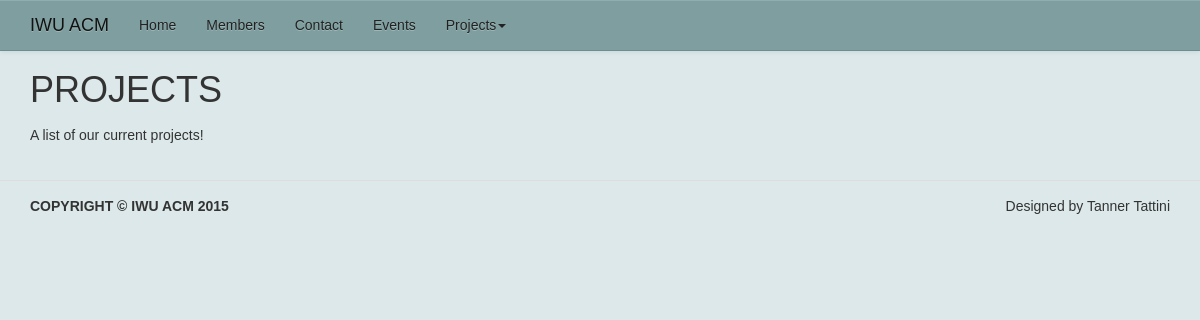
The page /project.php on the database as committed earlier.
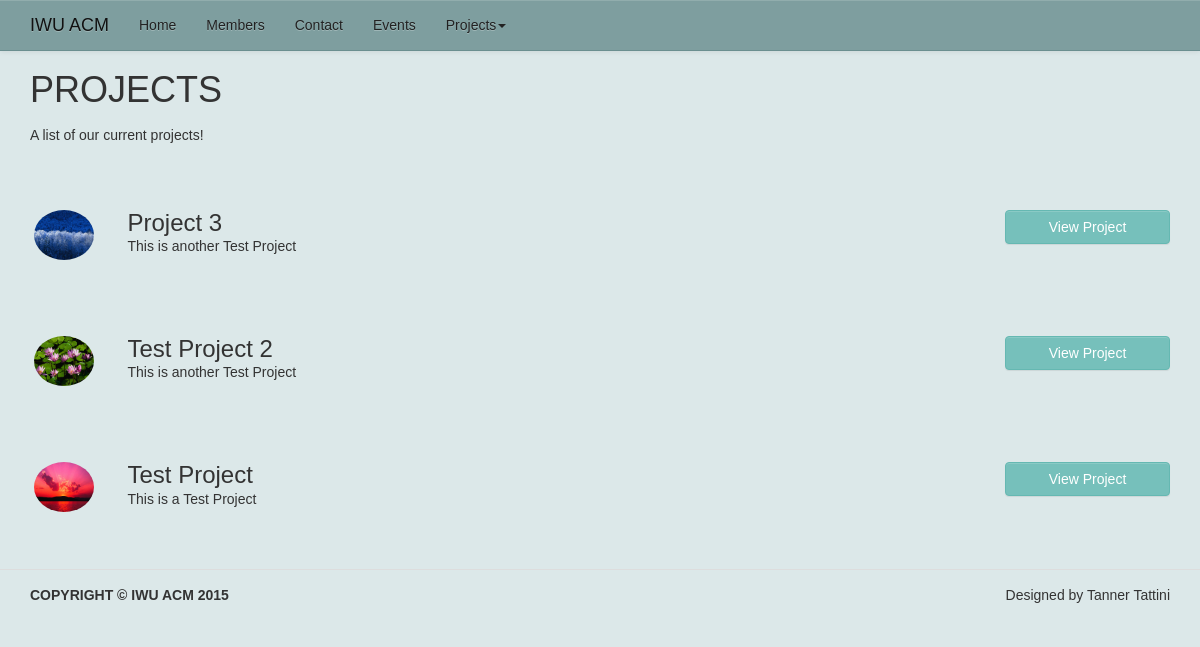
The same page on the database as committed later.
### tables this page shows
CREATE TABLE IF NOT EXISTS `projectname` (
  `id` int(11) NOT NULL AUTO_INCREMENT,
  `name` varchar(50) NOT NULL,
  `des` varchar(500) NOT NULL,
  PRIMARY KEY (`id`)
);

CREATE TABLE IF NOT EXISTS `photo` (
  `no` int(11) NOT NULL AUTO_INCREMENT,
  `id` int(11) NOT NULL,
  `link` varchar(300) NOT NULL,
  PRIMARY KEY (`no`)
);

### project.php (the view, shortened to what this page needs)
<?php
  require 'template/header.php';
  ?>
 <div class="container">
    <div class="row" style="margin-bottom: 20px; padding-bottom: 5px; border: none;">
        <div class="col-md-12">
        <h1>Projects</h1>
        <p>A list of our current projects!</p>
        </div>
    </div>
  <?php
  $query = "select p.*,ph.link from `projectname` as p left join photo as ph on  ph.id=p.id order by p.id desc";
		$result = mysql_query($query);
		if($result){
			while($row = mysql_fetch_assoc($result)){
					$id =  $row['id'];
					$n =  $row['name'];
					$link =  $row['link'];
					$description = $row['des'];
					echo "<div class='project row'>
        				  <div class='col-md-1'><center><img src=".$link." class='img-circle'></center></div>
							 <div class='col-md-9'><h3> ".$n." </h3> <p> ".$description." </p> </div>
							  <div class='col-md-2'><a style='width:100%;' type='button' class='btn btn-default' href='projects.php?id=".$id."' role='button'>View Project</a> </div>
						</div>
					";
				}
			}
?>
</div>
<?php
  require 'template/footer.php';
?>

### template/header.php (shortened to what this page needs)
<!doctype html>
<html>
  <head>
   <link rel="stylesheet" href="https://maxcdn.bootstrapcdn.com/bootstrap/3.3.1/css/bootstrap.min.css">
	<link rel="stylesheet" href="https://maxcdn.bootstrapcdn.com/bootstrap/3.3.1/css/bootstrap-theme.min.css">
    <link href="css/style.css" rel="stylesheet">
   <link href="css/carousel.css" rel="stylesheet">
  </head>
  <body>
    <div class="navbar navbar-default navbar-static-top" role="navigation">
      <div class="container">
        <div class="navbar-header">
          <a class="navbar-brand" href="index.php">IWU ACM</a>
        </div>
        <div class="navbar-collapse collapse">
          <ul class="nav navbar-nav">
       	<?php
        	require("check.php");
		?>
        </div>
      </div>
    </div>

### check.php (shortened to what this page needs)
<?php
 $page=basename($_SERVER['PHP_SELF']);
                                        $a = array_shift(explode('.', $page));
							   ?>
                      <li <?php if($a=='index' || $a=='') { ?> class='active' <?php } ?> ><a href='index.php'>Home</a></li>
         			<li <?php if($a=='members' ) { ?> class='active' <?php } ?> ><a href='members.php'>Members</a></li>
                     <li <?php if($a=='contact' ) { ?> class='active' <?php } ?> ><a href='contact.php'>Contact</a></li>
         			<li <?php if($a=='events' ) { ?> class='active' <?php } ?>><a href='events.php'>Events</a></li>
			<li class='dropdown'>
                    <a href='project.php' class='dropdown-toggle' data-hover="dropdown"  data-delay="1000" data-close-others="false">Projects<b class='caret'></b></a>

### template/footer.php (shortened to what this page needs)
<footer class="footer">
    <div class="container">
        <div class="copy col-md-6">Copyright &copy; IWU ACM 2015</div>
        <div class="col-md-6" style="text-align: right">Designed by Tanner Tattini</div>
    </div>
</footer>
  </body>
</html>

### css/style.css (style rules this page uses)
body { background: #dce8e9; width: 100%; height: 100%; min-height: 100%; font-family: Arial; }
.navbar { background: #7e9e9f; border-color: #6b8f90; border-radius: 0; }
.navbar .navbar-brand { color: #111 !important; }
.navbar .navbar-nav > li > a { color: #222; }
.footer { padding: 15px 0; border-top: 1px solid #ddd; }
.footer .container { padding: 0; }
.footer .copy { font-weight: bold; text-transform: uppercase; }
h1 { padding-bottom: 10px; text-transform: uppercase; margin-bottom: 5px; }
a { color: #65b8b2; }
.btn-default { color: #fff; background: #76c0bb; border-color: #65b8b2; text-shadow: none; }
.container { max-width: 1200px; }
.row { border-bottom: 1px dotted #ddd; padding-bottom: 20px; margin-bottom: 30px; margin-top:50px; }
.row:last-child { border-bottom: none; }
.project { margin-bottom: 0; border-bottom: none; }
.project h3 { margin: 0; }
.project img { width: 60px; height: 50px; }
.project:last-child { margin-bottom: 30px; }
.navbar { position: fixed; top: 0; left: 0; z-index: 9999; width: 100%; min-height: 50px; }

Rows that differ between the two databases and show on the page:
added projectname: photo.link (picture), name "Project 3", des "This is another Test Project"
added projectname: photo.link (picture), name "Test Project 2", des "This is another Test Project"
added projectname: photo.link (picture), name "Test Project", des "This is a Test Project"
